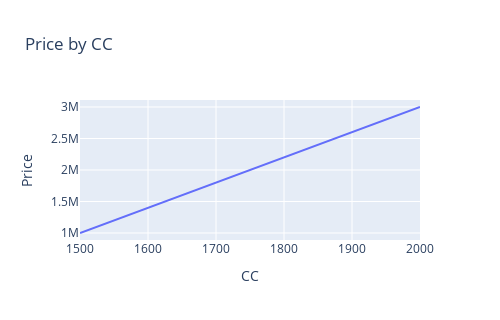

The cell this chart's notebook holds for it:
### Code cell
fig = px.line(df_3, x="CC", y="Price", title='Price by CC', width=500, height=320)
fig.show()

### Figure 1 — Plotly figure (JSON) as saved in the notebook; plotly's stock layout.template omitted (floating-point values rounded to 4 significant figures)
{"data": [{"hoverlabel": {"namelength": 0}, "hovertemplate": "CC=%{x}<br>Price=%{y}", "legendgroup": "", "line": {"color": "#636efa", "dash": "solid"}, "mode": "lines", "name": "", "showlegend": false, "type": "scatter", "x": [1500, 2000], "xaxis": "x", "y": [1000000, 3000000], "yaxis": "y"}], "layout": {"height": 320, "legend": {"tracegroupgap": 0}, "title": {"text": "Price by CC"}, "width": 500, "xaxis": {"anchor": "y", "domain": [0, 1], "title": {"text": "CC"}}, "yaxis": {"anchor": "x", "domain": [0, 1], "title": {"text": "Price"}}}}
